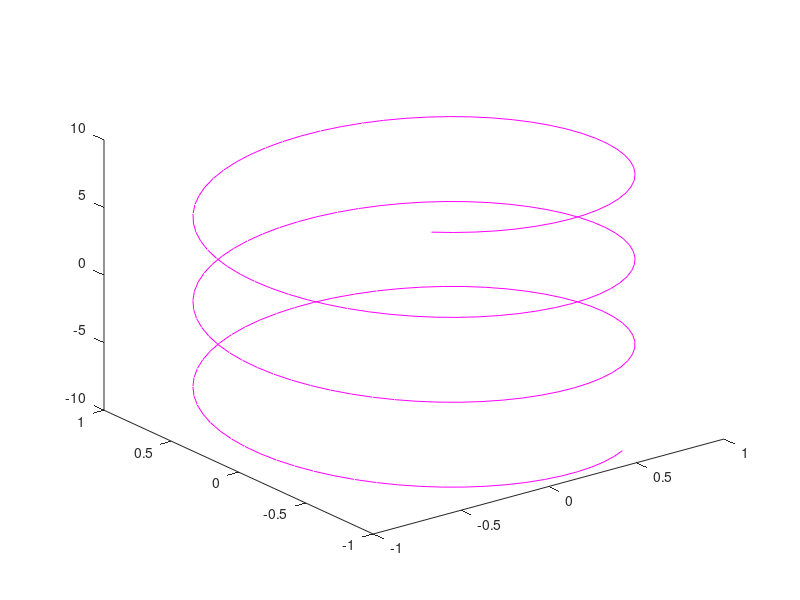

The MATLAB source for this figure:
#a = 0:pi/20:3*pi;
#b = sin(a);

#plot(a,b)

z = (-10:0.1:10);
x = sin(z);
y = cos(z);
plot(x,y)

title "Circunferência de XXX"
grid "on"
xlabel('Aqui temos o eixo x')
ylabel('Aqui temos o eixo y')
title('Gráfico 3D');
plot3(x,y,z, 'm')


